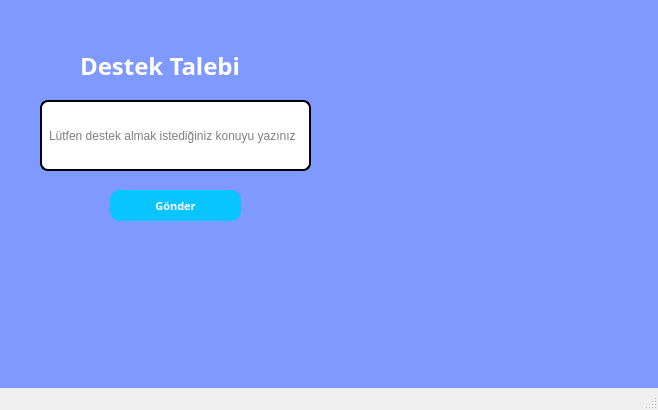
<?xml version="1.0" encoding="UTF-8"?>
<ui version="4.0">
 <class>MainWindow</class>
 <widget class="QMainWindow" name="MainWindow">
  <property name="geometry">
   <rect>
    <x>0</x>
    <y>0</y>
    <width>658</width>
    <height>410</height>
   </rect>
  </property>
  <property name="windowTitle">
   <string>MainWindow</string>
  </property>
  <property name="styleSheet">
   <string notr="true">#centralwidget{background-color: rgb(127, 153, 255);}



</string>
  </property>
  <property name="animated">
   <bool>true</bool>
  </property>
  <widget class="QWidget" name="centralwidget">
   <widget class="QLabel" name="label_2">
    <property name="geometry">
     <rect>
      <x>80</x>
      <y>50</y>
      <width>241</width>
      <height>31</height>
     </rect>
    </property>
    <property name="font">
     <font>
      <family>Cascadia Mono SemiBold</family>
      <pointsize>18</pointsize>
      <weight>75</weight>
      <bold>true</bold>
     </font>
    </property>
    <property name="styleSheet">
     <string notr="true">color: white</string>
    </property>
    <property name="text">
     <string>Destek Talebi</string>
    </property>
   </widget>
   <widget class="QPushButton" name="pushButton">
    <property name="geometry">
     <rect>
      <x>110</x>
      <y>190</y>
      <width>131</width>
      <height>31</height>
     </rect>
    </property>
    <property name="font">
     <font>
      <family>Century Gothic</family>
      <pointsize>8</pointsize>
      <weight>75</weight>
      <bold>true</bold>
     </font>
    </property>
    <property name="styleSheet">
     <string notr="true">
QPushButton{
background-color: rgb(8, 196, 255);
color:white;
border-radius:10;}
QPushButton::hover{
background-color: rgb(0, 34, 53);}


</string>
    </property>
    <property name="text">
     <string>Gönder</string>
    </property>
   </widget>
   <widget class="QLineEdit" name="lineEdit_2">
    <property name="geometry">
     <rect>
      <x>40</x>
      <y>100</y>
      <width>271</width>
      <height>71</height>
     </rect>
    </property>
    <property name="cursor">
     <cursorShape>IBeamCursor</cursorShape>
    </property>
    <property name="styleSheet">
     <string notr="true">QLineEdit{
border: 2px solid black;
border-radius:8px;
padding:5px
}

QLineEdit::focus{
border : 2px solid blue;
border-color: rgb(85, 0, 127)

}</string>
    </property>
    <property name="text">
     <string/>
    </property>
    <property name="maxLength">
     <number>20</number>
    </property>
    <property name="placeholderText">
     <string>Lütfen destek almak istediğiniz konuyu yazınız</string>
    </property>
    <property name="cursorMoveStyle">
     <enum>Qt::LogicalMoveStyle</enum>
    </property>
    <property name="clearButtonEnabled">
     <bool>true</bool>
    </property>
   </widget>
  </widget>
  <widget class="QMenuBar" name="menubar">
   <property name="geometry">
    <rect>
     <x>0</x>
     <y>0</y>
     <width>658</width>
     <height>26</height>
    </rect>
   </property>
  </widget>
  <widget class="QStatusBar" name="statusbar"/>
 </widget>
 <resources/>
 <connections/>
</ui>
